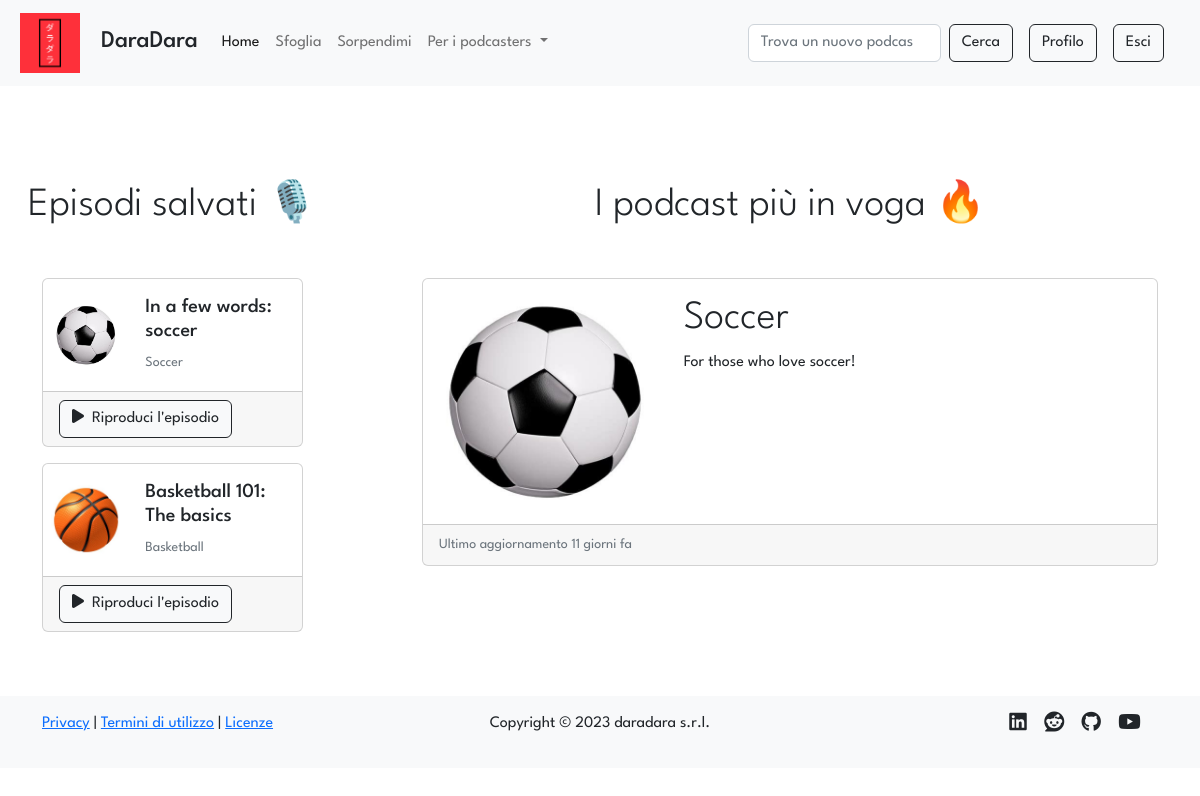
The page / (signed in) on the database its author committed.
### tables this page shows
CREATE TABLE "episodes" (
	"id"	INTEGER NOT NULL UNIQUE,
	"title"	TEXT NOT NULL,
	"description"	TEXT NOT NULL,
	"audio"	TEXT NOT NULL,
	"timestamp"	TEXT NOT NULL,
	"id_podcast"	INTEGER NOT NULL,
	FOREIGN KEY("id_podcast") REFERENCES "podcasts"("id"),
	PRIMARY KEY("id" AUTOINCREMENT)
);

CREATE TABLE "podcasts" (
	"id"	INTEGER NOT NULL UNIQUE,
	"title"	TEXT NOT NULL UNIQUE,
	"desc"	TEXT NOT NULL,
	"img"	TEXT NOT NULL,
	"id_user"	INTEGER NOT NULL,
	"category"	TEXT,
	PRIMARY KEY("id" AUTOINCREMENT),
	FOREIGN KEY("id_user") REFERENCES "users"("id")
);

### app.py (the view)
@app.route('/')
def index():
    saves= []
    if current_user.is_authenticated: # type: ignore
        saves = dao.get_saves_join_episodes_podcasts(current_user.id) # type: ignore
    onfire = add_days_ago(dao.get_podcasts_onfire(number_of_podcasts=3))
    session['previous_url'] = request.url
    return render_template('index.html', saves=saves, onfire=onfire)

### app.py (called while the page is built)
@login_manager.user_loader
def load_user(user_id):
    return User(dao.get_user(user_id))

### data/dao.py (called while the page is built)
def get_saves_join_episodes_podcasts(id_user):
    conn, cursor = connect()
    saves = []
    try:
        sql = 'SELECT podcasts.id AS "id", episodes.id AS "ep_id", episodes.title AS "title", episodes.description "desc", podcasts.img AS "img", podcasts.title AS "podcast_title" FROM saves, episodes, podcasts WHERE saves.id_ep = episodes.id AND episodes.id_podcast = podcasts.id AND saves.id_user = ? ORDER BY saves.timestamp DESC'
        cursor.execute(sql, (id_user,))
        saves = cursor.fetchall()
    except Exception as e:
        print(e)
    close(conn, cursor)
    return saves

def get_user(id):
    conn, cursor = connect()
    user = None
    try:
        sql = 'SELECT * FROM users WHERE id = ?'
        cursor.execute(sql, (id,))
        user = cursor.fetchone()
    except Exception as e:
        print(e)
    close(conn, cursor)
    return user

def get_podcasts_onfire(number_of_podcasts=5):
    conn, cursor = connect()
    podcasts = []
    try:
        sql = 'SELECT podcasts.id, COUNT(follows.id_user) AS "n_follows", last_update, last_updates.timestamp, podcasts.title, podcasts.desc, podcasts.img FROM podcasts, follows, (SELECT podcasts.id AS "id_podcast_lu", MAX(timestamp) AS "last_update", MAX(timestamp) AS "timestamp" FROM podcasts, episodes WHERE podcasts.id = episodes.id_podcast GROUP BY podcasts.id) AS "last_updates"WHERE podcasts.id = follows.id_podcast AND last_updates.id_podcast_lu = podcasts.id GROUP BY podcasts.id ORDER BY n_follows DESC'
        cursor.execute(sql)
        podcasts = cursor.fetchmany(size=number_of_podcasts)
    except Exception as e:
        print(e)
    close(conn, cursor)
    return podcasts

def connect():
    conn = sqlite3.connect(PATH)
    conn.row_factory = sqlite3.Row
    cursor = conn.cursor()
    return conn, cursor

def close(conn, cursor):
    cursor.close()
    conn.close()

### utils/utils.py (called while the page is built)
def to_dict(row: sqlite3.Row) -> dict:
    data = dict(row) # Convert the sqlite3.Row object to a dictionary
    data = {key: data[key] for key in row.keys()} # Make the keys of the dictionary mutable
    return data

### templates/index.html (shortened to what this page needs)
{% extends 'layout.html' %}
{% block homeActive %}active{% endblock %}
{% block content %}
<div class="row">
    <aside class="col-12 col-lg-3">
        <h2 class="row text-nowrap d-flex justify-content-center display-6 my-4 my-lg-5">Episodi salvati 🎙️</h2>
        {% if current_user.is_authenticated %}
            {% if saves|length %}
                {% for save in saves[:4] %}
                <article class="row card mb-3 mx-2 mx-lg-0">
                    <div class="row g-0">
                        <div class="col-2 col-lg-4 d-flex justify-content-around align-items-center">
                            <a title="Link all'episodio" href="{{url_for('episode', id_pod=save.id, id_ep=save.ep_id)}}">
                            <img class="card-img-left img-fluid d-block mx-auto p-1 p-lg-2" src="{{url_for('static', filename='uploads/images/covers/{0}{1}'.format(save.id, save.img))}}" alt="Immagine podcast {{save.podcast_title}}">
                            </a>
                        </div>
                        <section class="col-10 col-lg-8">
                            <div class="card-body">
                                <h5 class="card-title"><a title="Link all'episodio" href="{{url_for('episode', id_pod=save.id, id_ep=save.ep_id)}}">{{ save.title }}</a></h5>
                                <p class="card-text"><small class="text-muted"><a title="Link al podcast" href="{{url_for('podcast', id=save.id)}}">{{save.podcast_title}}</a></small></p>
                            </div>
                        </section>
                        <div class="card-footer d-flex justify-content-center justify-content-lg-start">
                            <a title="Link all'audio dell'episodio" href="{{url_for('episode', id_pod=save.id, id_ep=save.ep_id)}}#player" class="btn btn-light btn-outline-dark"><i class="fa-solid fa-play me-2"></i>Riproduci l'episodio</a>
                        </div>
                    </div>
                </article>
                {% endfor %}
            {% endif %}
        {% endif %}
    </aside>
    <main class="col-12 col-lg offset-lg-1">
        <h2 class="row d-flex justify-content-center display-6 my-4 my-lg-5">I podcast più in voga 🔥</h2>
        {% for podcast in onfire %}
        <article class="row card mb-3 mx-2 mx-lg-0">
            <div class="row g-0">
                <a href="{{url_for('podcast', id=podcast.id)}}" class="col-2 col-lg-4 d-flex justify-content-around align-items-center">
                    <img class="card-img-left img-fluid d-block mx-auto p-1 p-lg-2" src="{{url_for('static', filename='uploads/images/covers/{0}{1}'.format(podcast.id, podcast.img))}}" alt="Immagine podcast {{podcast.title}}">
                </a>
                <section class="col-10 col-lg-8">
                    <div class="card-body">
                        <p class="card-title display-6"><a href="{{url_for('podcast', id=podcast.id)}}">{{podcast.title}}</a></p>
                        <p class="card-text">{{podcast.desc}}</p>
                    </div>
                </section>
                <div class="card-footer">
                {% if podcast.last_update %}
                    <p class="card-text"><small class="text-muted">Ultimo aggiornamento <time datetime="{{podcast.timestamp}}">{{podcast.last_update}}</time></small></p>
                {% else %}
                    <p class="card-text"><small class="text-muted">Nessun episodio pubblicato</small></p>
                {% endif %}
                </div>
            </div>
        </article>
        {% endfor %}
    </main>
</div>
{% endblock %}

### static/stylesheets/layout.css (style rules this page uses)
* { font-family: 'League Spartan', sans-serif; }
img { min-width: 10px; min-height: 10px; max-width: 800px; max-height: 800px; }
a:not(.stock-a, .vanilla-a, .nav-link) { color: inherit; text-decoration: none; }

### rows shown on the page
episodes: img (picture), title "In a few words: soccer", podcast_title "Soccer"
episodes: img (picture), title "Basketball 101: The basics", podcast_title "Basketball"
podcasts: id+img (picture), title "Soccer", desc "For those who love soccer!", last_update "11 giorni fa"
